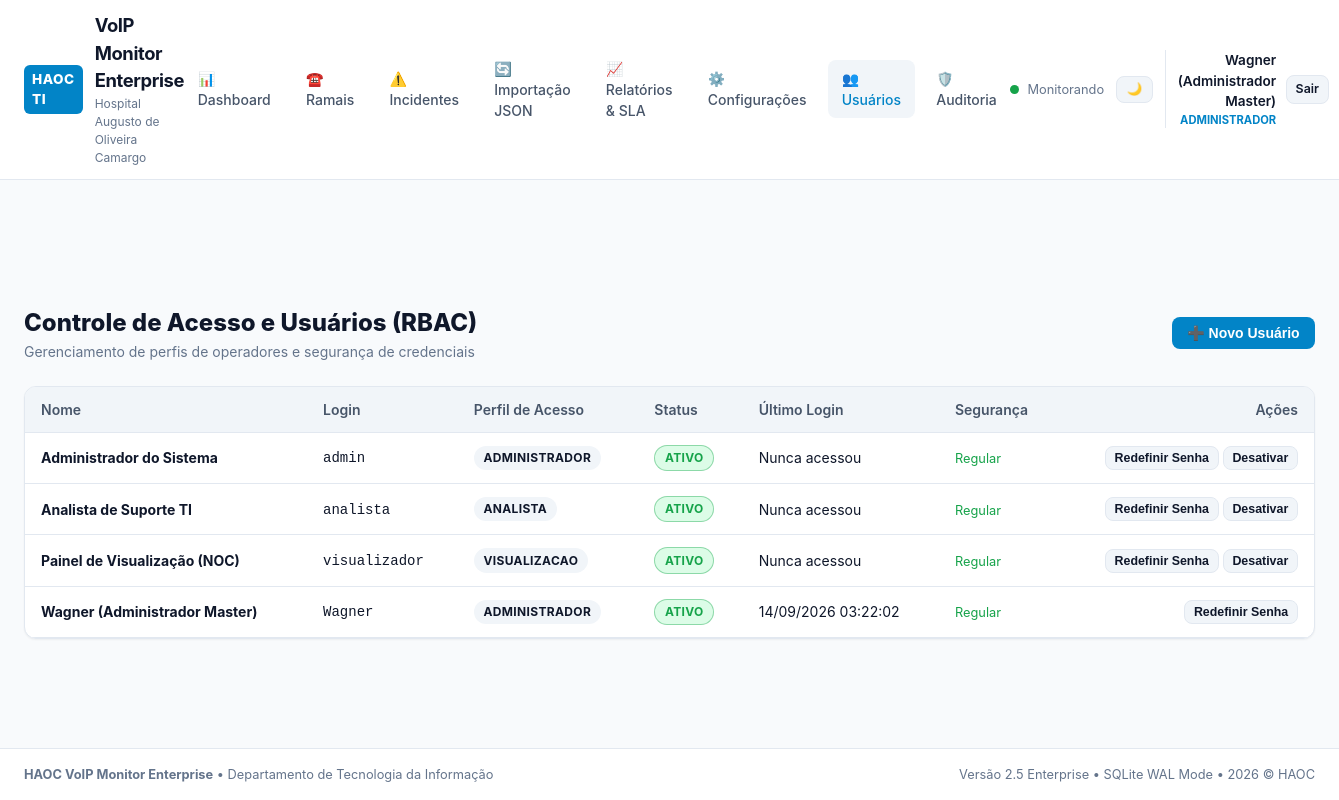
Screenshot of /usuarios/ (signed in) with the database file from the repository.
### haoc_voip/core/models.py (models this page shows)
class Usuario(Base):
    __tablename__ = "usuarios"
    id = Column(Integer, primary_key=True, autoincrement=True)
    nome = Column(String(120), nullable=False)
    login = Column(String(60), unique=True, nullable=False, index=True)
    senha_hash = Column(String(255), nullable=False)
    perfil = Column(String(30), default=PerfilUsuario.ANALISTA.value, nullable=False)
    ativo = Column(Boolean, default=True, nullable=False)
    tentativas_falhas = Column(Integer, default=0, nullable=False)
    bloqueado_ate = Column(DateTime, nullable=True)
    ultimo_login = Column(DateTime, nullable=True)
    criado_em = Column(DateTime, default=datetime.utcnow, nullable=False)
    auditorias = relationship("Auditoria", back_populates="usuario")
    def to_dict(self):
        return {
            "id": self.id,
            "nome": self.nome,
            "login": self.login,
            "perfil": self.perfil,
            "ativo": self.ativo,
            "ultimo_login": self.ultimo_login.strftime("%d/%m/%Y %H:%M:%S") if self.ultimo_login else None,
            "criado_em": self.criado_em.strftime("%d/%m/%Y %H:%M") if self.criado_em else None,
        }

### haoc_voip/web/routes/usuarios.py (the view)
@usuarios_bp.route("/")
@admin_required
def lista():
    with db.session_scope() as session_db:
        usuarios = session_db.query(Usuario).order_by(Usuario.nome).all()
        return render_template(
            "usuarios.html",
            usuarios=[u.to_dict() for u in usuarios],
            perfis=[p.value for p in PerfilUsuario],
        )

### haoc_voip/core/database.py (called while the page is built)
    @contextmanager
    def session_scope(self) -> Generator[Session, None, None]:
        session: Session = self.SessionScoped()
        try:
            yield session
            session.commit()
        except Exception as exc:
            session.rollback()
            logger.error("Erro durante transação no banco. Rollback executado: %s", exc)
            raise
        finally:
            session.close()

### haoc_voip/web/app.py (called while the page is built)
def admin_required(view_func: Callable) -> Callable:
    @functools.wraps(view_func)
    def wrapper(*args: Any, **kwargs: Any):
        if "usuario_id" not in session:
            if request.is_json or request.path.startswith("/api/"):
                return jsonify({"erro": "Autenticação obrigatória."}), 401
            return redirect(url_for("auth.login", next=request.url))
        if session.get("perfil") != PerfilUsuario.ADMINISTRADOR.value:
            if request.is_json or request.path.startswith("/api/"):
                return jsonify({"erro": "Permissão negada. Apenas Administradores podem executar esta ação."}), 403
            flash("Acesso restrito ao perfil de Administrador.", "danger")
            return redirect(url_for("dashboard.index"))
        return view_func(*args, **kwargs)
    return wrapper

### haoc_voip/web/templates/usuarios.html (shortened to what this page needs)
{% extends "base.html" %}
{% block content %}
<div style="display: flex; justify-content: space-between; align-items: center; margin-bottom: 1.5rem; flex-wrap: wrap; gap: 1rem;">
  <div>
    <h1 style="font-size: 1.5rem; font-weight: 800;">Controle de Acesso e Usuários (RBAC)</h1>
    <p style="color: var(--text-muted); font-size: 0.875rem;">
      Gerenciamento de perfis de operadores e segurança de credenciais
    </p>
  </div>
  <button class="btn btn-primary" onclick="openModal('modal-novo-usuario')">
    ➕ Novo Usuário
  </button>
</div>
<div class="table-responsive">
  <table class="table">
    <thead>
      <tr>
        <th>Nome</th>
        <th>Login</th>
        <th>Perfil de Acesso</th>
        <th>Status</th>
        <th>Último Login</th>
        <th>Segurança</th>
        <th style="text-align: right;">Ações</th>
      </tr>
    </thead>
    <tbody>
      {% for u in usuarios %}
      <tr>
        <td><strong>{{ u.nome }}</strong></td>
        <td><code>{{ u.login }}</code></td>
        <td>
          <span class="badge" style="background: var(--bg-tertiary); color: var(--text-primary);">
            {{ u.perfil }}
          </span>
        </td>
        <td>
          {% if u.ativo %}
            <span class="badge status-online">ATIVO</span>
          {% else %}
            <span class="badge status-inativo">INATIVO</span>
          {% endif %}
        </td>
        <td>{{ u.ultimo_login or 'Nunca acessou' }}</td>
        <td>
          {% if u.bloqueado_ate %}
            <span style="color: var(--status-offline); font-size: 0.8rem; font-weight: 600;">
              🔒 Bloqueado temporariamente
            </span>
          {% else %}
            <span style="color: var(--status-online); font-size: 0.8rem;">Regular</span>
          {% endif %}
        </td>
        <td style="text-align: right; white-space: nowrap;">
          <button
            class="btn btn-secondary btn-sm"
            onclick="abrirModalSenha({{ u.id }}, '{{ u.login }}')"
          >
            Redefinir Senha
          </button>
          {% if u.id != session.get('usuario_id') %}
          <form method="POST" action="{{ url_for('usuarios.toggle_ativo', user_id=u.id) }}" style="display: inline-block;">
            <button type="submit" class="btn btn-secondary btn-sm">
              {% if u.ativo %}Desativar{% else %}Reativar{% endif %}
            </button>
          </form>
          {% endif %}
        </td>
      </tr>
      {% endfor %}
    </tbody>
  </table>
</div>
{% endblock %}

### haoc_voip/web/templates/base.html (shortened to what this page needs)
<!DOCTYPE html>
<html lang="pt-BR">
<head>
  <link rel="stylesheet" href="{{ url_for('static', filename='css/style.css') }}">
</head>
<body>
  <header class="navbar">
    <a href="{{ url_for('dashboard.index') }}" class="brand-container">
      <span class="brand-badge">HAOC TI</span>
      <div>
        <span class="brand-title">VoIP Monitor Enterprise</span>
        <span class="brand-sub">Hospital Augusto de Oliveira Camargo</span>
      </div>
    </a>
    {% if session.get('usuario_id') %}
    <nav class="nav-links">
      <a href="{{ url_for('dashboard.index') }}" class="nav-item {% if request.endpoint and 'dashboard' in request.endpoint %}active{% endif %}">
        📊 Dashboard
      </a>
      <a href="{{ url_for('ramais.lista') }}" class="nav-item {% if request.endpoint and 'ramais' in request.endpoint %}active{% endif %}">
        ☎️ Ramais
      </a>
      <a href="{{ url_for('incidentes.lista') }}" class="nav-item {% if request.endpoint and 'incidentes' in request.endpoint %}active{% endif %}">
        ⚠️ Incidentes
      </a>
      <a href="{{ url_for('importacao.index') }}" class="nav-item {% if request.endpoint and 'importacao' in request.endpoint %}active{% endif %}">
        🔄 Importação JSON
      </a>
      <a href="{{ url_for('relatorios.index') }}" class="nav-item {% if request.endpoint and 'relatorios' in request.endpoint %}active{% endif %}">
        📈 Relatórios & SLA
      </a>
      {% if current_user.is_admin %}
      <a href="{{ url_for('configuracoes.index') }}" class="nav-item {% if request.endpoint and 'configuracoes' in request.endpoint %}active{% endif %}">
        ⚙️ Configurações
      </a>
      <a href="{{ url_for('usuarios.lista') }}" class="nav-item {% if request.endpoint and 'usuarios' in request.endpoint %}active{% endif %}">
        👥 Usuários
      </a>
      <a href="{{ url_for('auditoria.index') }}" class="nav-item {% if request.endpoint and 'auditoria' in request.endpoint %}active{% endif %}">
        🛡️ Auditoria
      </a>
      {% endif %}
    </nav>
    {% endif %}
    <div class="nav-actions">
      <div style="display: flex; align-items: center; gap: 0.5rem; font-size: 0.8rem; color: var(--text-muted);">
        <span class="pulse-dot online" id="scan-pulse-dot"></span>
        <span id="scan-engine-status">Monitorando</span>
      </div>
      <button id="theme-toggle-btn" class="btn btn-secondary btn-sm" title="Alternar tema de cores" style="padding: 0.35rem 0.6rem;">
        <span id="theme-icon">🌙</span>
      </button>
      {% if session.get('usuario_id') %}
      <div style="display: flex; align-items: center; gap: 0.6rem; border-left: 1px solid var(--border-color); padding-left: 0.75rem;">
        <div style="text-align: right;">
          <div style="font-size: 0.85rem; font-weight: 600;">{{ session.get('usuario_nome') }}</div>
          <div style="font-size: 0.7rem; color: var(--color-brand); font-weight: 700; text-transform: uppercase;">{{ session.get('perfil') }}</div>
        </div>
        <a href="{{ url_for('auth.logout') }}" class="btn btn-secondary btn-sm" title="Encerrar sessão">
          Sair
        </a>
      </div>
      {% endif %}
    </div>
  </header>
  <div class="container" style="padding-bottom: 0; padding-top: 1rem;">
  </div>
  <main class="container">
    {% block content %}{% endblock %}
  </main>
  <footer class="footer">
    <div>
      <strong>HAOC VoIP Monitor Enterprise</strong> &bull; Departamento de Tecnologia da Informação
    </div>
    <div>
      Versão 2.5 Enterprise &bull; SQLite WAL Mode &bull; {{ now_year }} &copy; HAOC
    </div>
  </footer>
</body>
</html>

### haoc_voip/web/static/css/style.css (style rules this page uses)
:root { --bg-primary: #f8fafc; --bg-secondary: #ffffff; --bg-tertiary: #f1f5f9; --border-color: #e2e8f0; --text-primary: #0f172a; --text-secondary: #475569; --text-muted: #64748b; --color-brand: #0284c7; --color-brand-hover: #0369a1; --status-online: #16a34a; --status-online-bg: #dcfce7; --status-offline: #dc2626; --status-offline-bg: #fee2e2; --status-inativo: #64748b; --status-inativo-bg: #f1f5f9; --status-aguardando: #d97706; --status-aguardando-bg: #fef3c7; --shadow-sm: 0 1px 2px 0 rgb(0 0 0 / 0.05); --shadow-md: 0 4px 6px -1px rgb(0 0 0 / 0.1), 0 2px 4px -2px rgb(0 0 0 / 0.1); --radius-md: 8px; --radius-lg: 12px; }
* { box-sizing: border-box; margin: 0; padding: 0; }
body { font-family: -apple-system, BlinkMacSystemFont, "Segoe UI", Roboto, Helvetica, Arial, sans-serif; background-color: var(--bg-primary); color: var(--text-primary); line-height: 1.5; min-height: 100vh; display: flex; flex-direction: column; }
.navbar { background-color: var(--bg-secondary); border-bottom: 1px solid var(--border-color); padding: 0.75rem 1.5rem; display: flex; align-items: center; justify-content: space-between; position: sticky; top: 0; z-index: 50; }
.brand-container { display: flex; align-items: center; gap: 0.75rem; text-decoration: none; color: var(--text-primary); }
.brand-badge { background-color: #0284c7; color: white; font-weight: 800; font-size: 0.85rem; padding: 0.25rem 0.5rem; border-radius: 6px; letter-spacing: 0.5px; }
.brand-title { font-size: 1.15rem; font-weight: 700; letter-spacing: -0.02em; }
.brand-sub { font-size: 0.75rem; color: var(--text-muted); display: block; }
.nav-links { display: flex; gap: 0.5rem; align-items: center; }
.nav-item { color: var(--text-secondary); text-decoration: none; padding: 0.5rem 0.85rem; border-radius: var(--radius-md); font-size: 0.875rem; font-weight: 500; transition: all 0.15s ease; }
.nav-item:hover, .nav-item.active { background-color: var(--bg-tertiary); color: var(--color-brand); }
.nav-actions { display: flex; align-items: center; gap: 0.75rem; }
.container { width: 100%; max-width: 1440px; margin: 0 auto; padding: 1.5rem; flex: 1; }
.badge { display: inline-flex; align-items: center; gap: 0.35rem; font-size: 0.75rem; font-weight: 700; padding: 0.2rem 0.6rem; border-radius: 9999px; text-transform: uppercase; letter-spacing: 0.03em; white-space: nowrap; }
.badge.status-online { background-color: var(--status-online-bg); color: var(--status-online); border: 1px solid rgba(22, 163, 74, 0.4); }
.btn { display: inline-flex; align-items: center; gap: 0.4rem; padding: 0.45rem 0.9rem; border-radius: var(--radius-md); font-size: 0.875rem; font-weight: 600; cursor: pointer; border: 1px solid transparent; transition: all 0.15s ease; text-decoration: none; }
.btn-primary { background-color: var(--color-brand); color: white; }
.btn-secondary { background-color: var(--bg-tertiary); color: var(--text-primary); border-color: var(--border-color); }
.btn-sm { padding: 0.25rem 0.55rem; font-size: 0.775rem; }
.table-responsive { overflow-x: auto; background: var(--bg-secondary); border: 1px solid var(--border-color); border-radius: var(--radius-lg); box-shadow: var(--shadow-sm); }
.table { width: 100%; border-collapse: collapse; text-align: left; font-size: 0.875rem; }
.table th { background: var(--bg-tertiary); padding: 0.75rem 1rem; font-weight: 600; color: var(--text-secondary); border-bottom: 1px solid var(--border-color); white-space: nowrap; }
.table td { padding: 0.75rem 1rem; border-bottom: 1px solid var(--border-color); color: var(--text-primary); }
.pulse-dot { width: 9px; height: 9px; border-radius: 50%; display: inline-block; }
.pulse-dot.online { background-color: var(--status-online); box-shadow: 0 0 0 0 rgba(22, 163, 74, 0.7); animation: pulse-green 1.8s infinite; }
.footer { border-top: 1px solid var(--border-color); background: var(--bg-secondary); padding: 1rem 1.5rem; font-size: 0.8rem; color: var(--text-muted); display: flex; justify-content: space-between; align-items: center; }

### rows the page displays
Usuario: get "Wagner (Administrador Master)", nome "Wagner (Administrador Master)", login "Wagner", perfil "ADMINISTRADOR", ultimo_login "14/09/2026 03:22:02"
Usuario: nome "Administrador do Sistema", login "admin", perfil "ADMINISTRADOR", ultimo_login "Nunca acessou", shows "Desativar"
Usuario: nome "Analista de Suporte TI", login "analista", perfil "ANALISTA", ultimo_login "Nunca acessou", shows "Desativar"
Usuario: nome "Painel de Visualização (NOC)", login "visualizador", perfil "VISUALIZACAO", ultimo_login "Nunca acessou", shows "Desativar"

### other values shown
{{ session.get('perfil') }} "ADMINISTRADOR"
